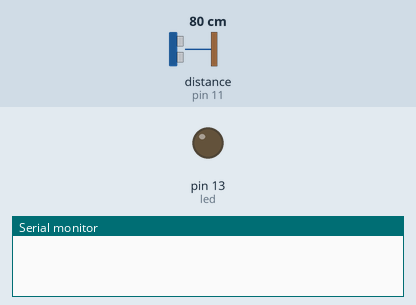
This sketch was run on a simulated Arduino Uno, built with avr-gcc and run on an emulated ATmega328P. Shown: output pins drawn as LEDs (lit = HIGH), the last lines printed to the serial monitor. The test bench sets the inputs (shaded band); at power-on: distance to the obstacle (sensor on pin 11) 80 cm. The echo pulse lasts 58.3 µs per cm.

Above: at 0.1 s.
At 0.7 s:
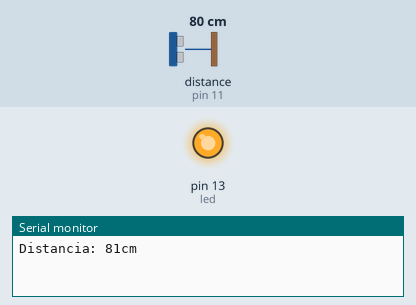
Timing chart, 0 to 2.2 s (numbered marks = the images above):
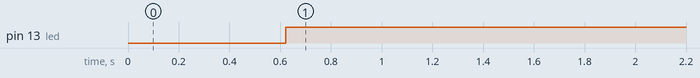

Measured:
- by itself, pin 13 (led): LOW → HIGH at 0.62 s

The sketch:

SensorUltrasonico.ino
```cpp
#include <NewPing.h>
/*Aqui se configuran los pines donde debemos conectar el sensor*/
#define TRIGGER_PIN  12
#define ECHO_PIN     11
#define MAX_DISTANCE 200
#define led 13

/*Crear el objeto de la clase NewPing*/
NewPing sonar(TRIGGER_PIN, ECHO_PIN, MAX_DISTANCE);

void setup() {
  Serial.begin(9600);
  pinMode(led, OUTPUT);
}

void loop() {
  // Esperar 1 segundo entre mediciones
  delay(500);
  // Obtener medicion de tiempo de viaje del sonido y guardar en variable uS
  int uS = sonar.ping_median();
  if(uS > 0)
  {
    digitalWrite(led, HIGH);
  }
  else
  {
    digitalWrite(led, LOW);
  }
  // Imprimir la distancia medida a la consola serial
  Serial.print("Distancia: ");
  // Calcular la distancia con base en una constante
  Serial.print(uS / US_ROUNDTRIP_CM);
  Serial.println("cm");
}
```
